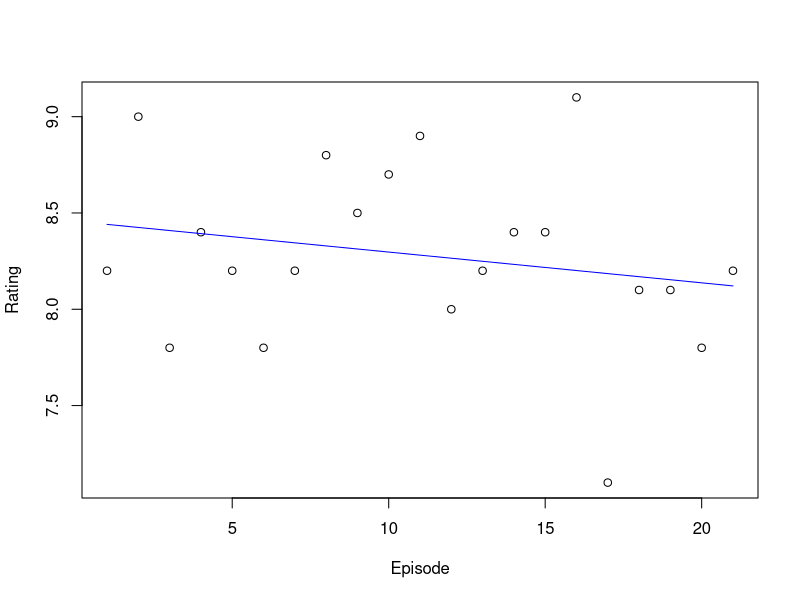
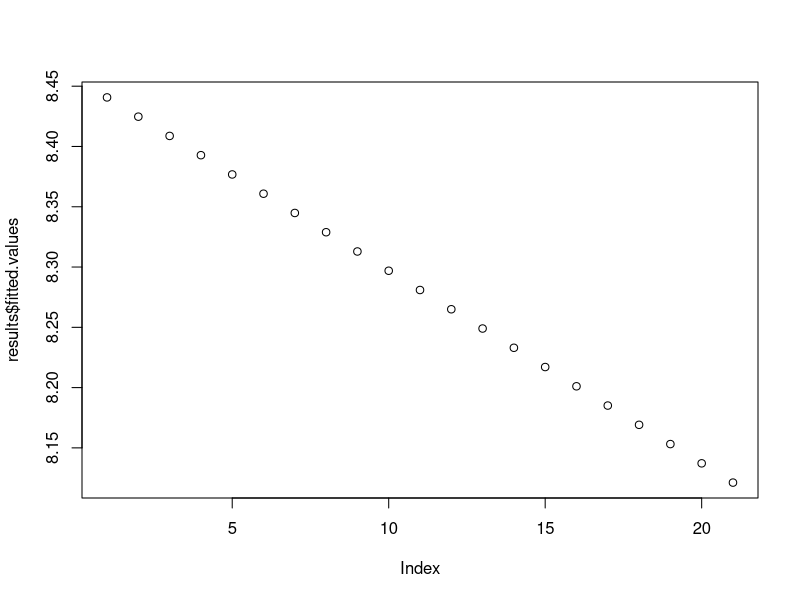

R code for these plots, in order:
#testing with http://www.omdbapi.com/?i=tt0096697&Season=4&apikey=7259c64b
raw <- read.csv("lr_testing.csv")
names(raw) <- c("Rating", "Episode", "predict")
raw$Episode <- 1:nrow(raw)

results <- lm(raw$Rating ~ raw$Episode)
plot(Rating ~ Episode, raw)
lines(raw$Episode, predict(results), col = "blue")

plot(results$fitted.values)
